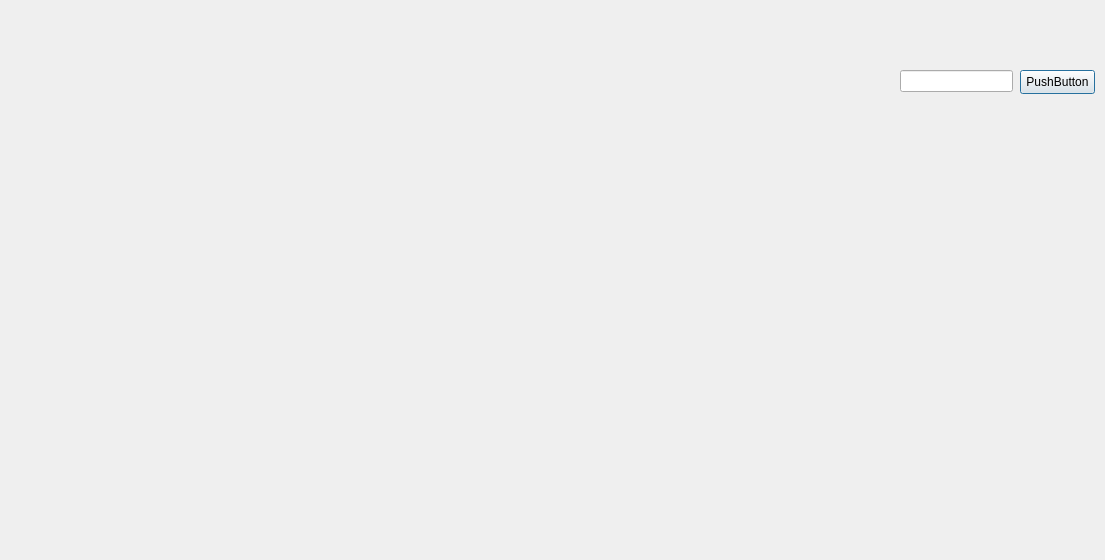
<?xml version="1.0" encoding="UTF-8"?>
<ui version="4.0">
 <class>maingame</class>
 <widget class="QDialog" name="maingame">
  <property name="geometry">
   <rect>
    <x>0</x>
    <y>0</y>
    <width>1105</width>
    <height>560</height>
   </rect>
  </property>
  <property name="windowTitle">
   <string>Game</string>
  </property>
  <property name="modal">
   <bool>true</bool>
  </property>
  <widget class="QLabel" name="label">
   <property name="geometry">
    <rect>
     <x>10</x>
     <y>10</y>
     <width>881</width>
     <height>541</height>
    </rect>
   </property>
   <property name="text">
    <string/>
   </property>
  </widget>
  <widget class="QPushButton" name="pushButton">
   <property name="geometry">
    <rect>
     <x>1020</x>
     <y>70</y>
     <width>75</width>
     <height>24</height>
    </rect>
   </property>
   <property name="text">
    <string>PushButton</string>
   </property>
  </widget>
  <widget class="QLineEdit" name="lineEdit">
   <property name="geometry">
    <rect>
     <x>900</x>
     <y>70</y>
     <width>113</width>
     <height>22</height>
    </rect>
   </property>
  </widget>
 </widget>
 <resources/>
 <connections/>
</ui>
